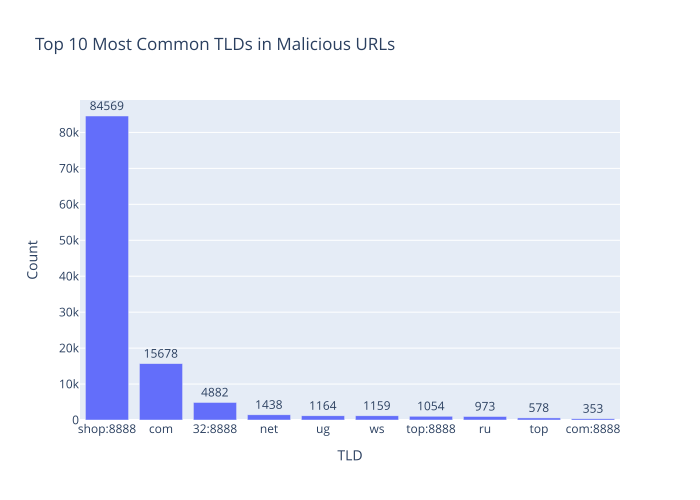

This chart was generated by the following Python code:
# %%
import pandas as pd
import plotly.express as px
from urllib.parse import urlparse

# %%
data = pd.read_csv('dataset.csv', skiprows=8)

# %%
# Extract top-level domains (TLDs) from URLs
def extract_tld(url):
    parsed_url = urlparse(url)
    domain_parts = parsed_url.netloc.split('.')
    return domain_parts[-1] if len(domain_parts) > 1 else ''

# %%
# Add TLD column
data['tld'] = data['url'].apply(extract_tld)

# Count frequencies of TLDs
tld_counts = data['tld'].value_counts().reset_index()
tld_counts.columns = ['TLD', 'Count']

# %%
# Plot TLD frequencies
fig = px.bar(tld_counts.head(10), x='TLD', y='Count', title='Top 10 Most Common TLDs in Malicious URLs')
fig.show()

# %%
fig.write_image('tld_analysis.svg')
